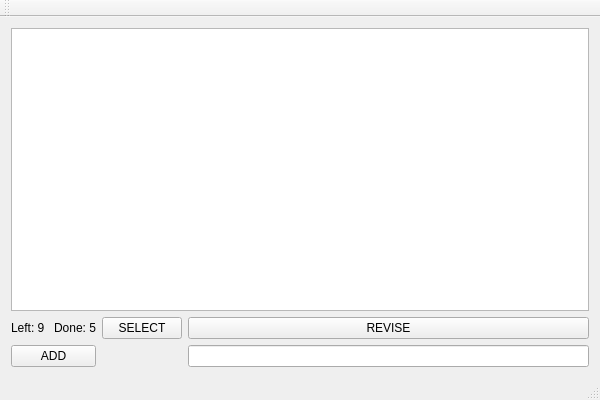
<?xml version="1.0" encoding="UTF-8"?>
<ui version="4.0">
 <class>codeReviewClass</class>
 <widget class="QMainWindow" name="codeReviewClass">
  <property name="geometry">
   <rect>
    <x>0</x>
    <y>0</y>
    <width>600</width>
    <height>400</height>
   </rect>
  </property>
  <property name="windowTitle">
   <string>codeReview</string>
  </property>
  <widget class="QWidget" name="centralWidget">
   <layout class="QGridLayout" name="gridLayout">
    <item row="2" column="0" colspan="2">
     <widget class="QPushButton" name="addButton">
      <property name="text">
       <string>ADD</string>
      </property>
     </widget>
    </item>
    <item row="1" column="3">
     <widget class="QPushButton" name="revisButton">
      <property name="text">
       <string>REVISE</string>
      </property>
     </widget>
    </item>
    <item row="2" column="3">
     <widget class="QLineEdit" name="lineEdit"/>
    </item>
    <item row="1" column="1">
     <widget class="QLabel" name="labelDone">
      <property name="text">
       <string>Done: 5</string>
      </property>
     </widget>
    </item>
    <item row="1" column="0">
     <widget class="QLabel" name="labelLeft">
      <property name="text">
       <string>Left: 9 </string>
      </property>
     </widget>
    </item>
    <item row="0" column="0" colspan="4">
     <widget class="QListWidget" name="listWidget"/>
    </item>
    <item row="1" column="2">
     <widget class="QPushButton" name="selectButton">
      <property name="text">
       <string>SELECT</string>
      </property>
     </widget>
    </item>
   </layout>
  </widget>
  <widget class="QMenuBar" name="menuBar">
   <property name="geometry">
    <rect>
     <x>0</x>
     <y>0</y>
     <width>600</width>
     <height>26</height>
    </rect>
   </property>
  </widget>
  <widget class="QToolBar" name="mainToolBar">
   <attribute name="toolBarArea">
    <enum>TopToolBarArea</enum>
   </attribute>
   <attribute name="toolBarBreak">
    <bool>false</bool>
   </attribute>
  </widget>
  <widget class="QStatusBar" name="statusBar"/>
 </widget>
 <layoutdefault spacing="6" margin="11"/>
 <resources>
  <include location="codeReview.qrc"/>
 </resources>
 <connections/>
</ui>
